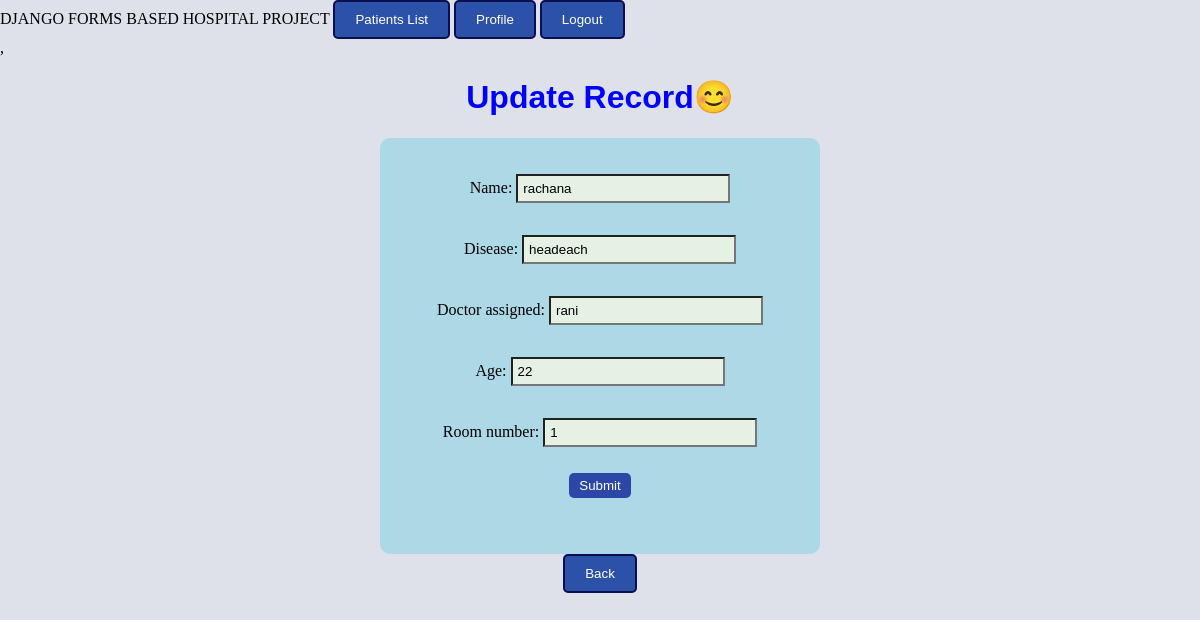
Screenshot of /base/update_hospital/8/ (signed in) with the database file from the repository.
### base/models.py (models this page shows)
class Hospital(models.Model):
    name = models.CharField(max_length=100)
    disease = models.CharField(max_length=100)
    doctor_assigned = models.CharField(max_length=100)
    age = models.IntegerField()
    room_number = models.IntegerField()

### base/views.py (the view)
# urls.py: path('update_hospital/<int:pk>/',views.update_hospital,name='update_hospital'),
@login_required(login_url='signin')
def update_hospital(request, pk): #view
    data = get_object_or_404(Hospital, id=pk) #extract
    form = HospitalForm(request.POST or None, instance=data)
    if form.is_valid():
        form.save()
        messages.success(request,'details updatted successfullyy!.....')
        return redirect('read_hospital')
    return render(request,'update_hospital.html',{'form':form})

### base/forms.py
class HospitalForm(forms.ModelForm): #form
    class Meta: # to replace the input tag
        model=Hospital
        fields=['name','disease','doctor_assigned','age','room_number']

### base/templates/update_hospital.html (shortened to what this page needs)
{% extends 'main.html' %}
{% block content  %}
<h1>Update Record😊</h1>
<form method="POST">
    {{form.as_p}}
    <button type="submit">Submit</button> <br><br>
</form>
<a href="{% url 'read_hospital' %}"><button>Back</button></a>
{% endblock %}

### static/style.css (style rules this page uses)
form { display: flex; flex-direction: column; align-items: center; width: 300px; background-color: rgb(169, 174, 195); padding: 20px; border-radius: 10px; }
form input { padding: 5px; width: 200px; background-color: rgb(228, 241, 227); color: black; }
form button { padding: 5px 10px; margin-top: 10px; background-color: rgb(44, 71, 168); border: none; cursor: pointer; }
button { background-color: rgb(44, 79, 168); color: white; padding: 5px 10px; border-radius: 5px; }
body { background-color: rgb(222, 225, 234); }

### base/templates/update_hospital.html (style rules this page uses)
h1 { color:blue; font-family: 'Franklin Gothic Medium', 'Arial Narrow', Arial, sans-serif; }
body { background-image: url('https://static.vecteezy.com/system/resources/previews/047/066/651/non_2x/hospital-isolated-on-transparent-background-png.png'); background-repeat: no-repeat; padding: 0; margin: 0; box-sizing: border-box; background-size: cover; background-position: top center; }
form { background-color: lightblue; width: 400px; padding: 20px; border-radius: 10px; }
button { background-color: rgb(44, 81, 168); color: white; border: rgb(13, 13, 82) 2px solid; padding: 10px 20px; border-radius: 5px; cursor: pointer; }

### rows the page displays
Hospital: name "rachana", disease "headeach", doctor_assigned "rani", age "22", room_number "1"
